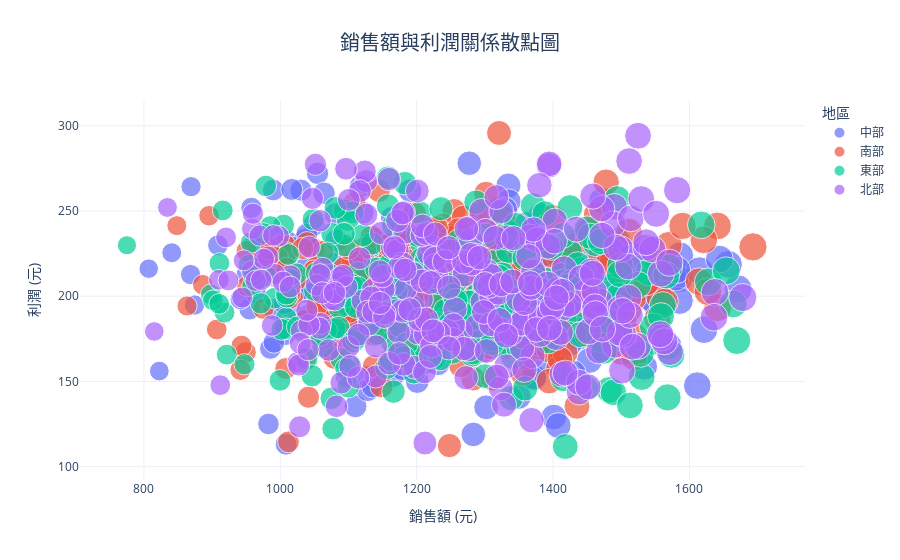

Notebook code for this chart:
### Code cell
def scatter_plot():
    """散點圖示範"""
    fig = px.scatter(df, x='銷售額', y='利潤',
                    color='地區', size='銷售額',
                    title='銷售額與利潤關係散點圖',
                    labels={'銷售額': '銷售額 (元)',
                           '利潤': '利潤 (元)',
                           '地區': '地區'},
                    template='plotly_white')
    
    fig.update_layout(
        title_x=0.5,
        title_font_size=20
    )
    
    fig.show()

scatter_plot()

### Figure 1 — Plotly figure (JSON) as saved in the notebook; plotly's stock layout.template omitted (floating-point values rounded to 4 significant figures; data arrays with more than 128 entries replaced by an {"elided": "..."} marker saying what was removed)
{"data": [{"hovertemplate": "地區=中部<br>銷售額 (元)=%{marker.size}<br>利潤 (元)=%{y}<extra></extra>", "legendgroup": "中部", "marker": {"color": "#636efa", "size": {"elided": "238 float values"}, "sizemode": "area", "sizeref": 4.233, "symbol": "circle"}, "mode": "markers", "name": "中部", "orientation": "v", "showlegend": true, "type": "scatter", "x": {"elided": "238 float values"}, "xaxis": "x", "y": {"elided": "238 float values"}, "yaxis": "y"}, {"hovertemplate": "地區=南部<br>銷售額 (元)=%{marker.size}<br>利潤 (元)=%{y}<extra></extra>", "legendgroup": "南部", "marker": {"color": "#EF553B", "size": {"elided": "240 float values"}, "sizemode": "area", "sizeref": 4.233, "symbol": "circle"}, "mode": "markers", "name": "南部", "orientation": "v", "showlegend": true, "type": "scatter", "x": {"elided": "240 float values"}, "xaxis": "x", "y": {"elided": "240 float values"}, "yaxis": "y"}, {"hovertemplate": "地區=東部<br>銷售額 (元)=%{marker.size}<br>利潤 (元)=%{y}<extra></extra>", "legendgroup": "東部", "marker": {"color": "#00cc96", "size": {"elided": "252 float values"}, "sizemode": "area", "sizeref": 4.233, "symbol": "circle"}, "mode": "markers", "name": "東部", "orientation": "v", "showlegend": true, "type": "scatter", "x": {"elided": "252 float values"}, "xaxis": "x", "y": {"elided": "252 float values"}, "yaxis": "y"}, {"hovertemplate": "地區=北部<br>銷售額 (元)=%{marker.size}<br>利潤 (元)=%{y}<extra></extra>", "legendgroup": "北部", "marker": {"color": "#ab63fa", "size": {"elided": "270 float values"}, "sizemode": "area", "sizeref": 4.233, "symbol": "circle"}, "mode": "markers", "name": "北部", "orientation": "v", "showlegend": true, "type": "scatter", "x": {"elided": "270 float values"}, "xaxis": "x", "y": {"elided": "270 float values"}, "yaxis": "y"}], "layout": {"legend": {"itemsizing": "constant", "title": {"text": "地區"}, "tracegroupgap": 0}, "title": {"font": {"size": 20}, "text": "銷售額與利潤關係散點圖", "x": 0.5}, "xaxis": {"anchor": "y", "domain": [0, 1], "title": {"text": "銷售額 (元)"}}, "yaxis": {"anchor": "x", "domain": [0, 1], "title": {"text": "利潤 (元)"}}}}
